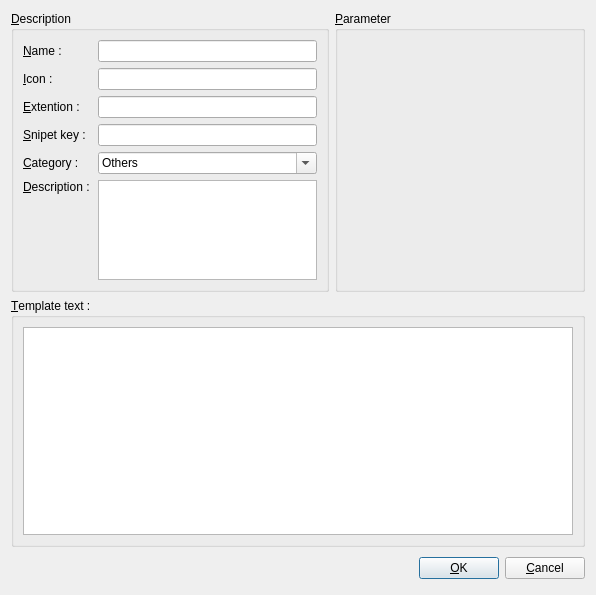
<ui version="4.0" >
 <class>SnipetDialog</class>
 <widget class="QDialog" name="SnipetDialog" >
  <property name="geometry" >
   <rect>
    <x>0</x>
    <y>0</y>
    <width>596</width>
    <height>595</height>
   </rect>
  </property>
  <property name="windowTitle" >
   <string>Template property</string>
  </property>
  <layout class="QGridLayout" >
   <item row="0" column="0" >
    <widget class="QGroupBox" name="groupBox" >
     <property name="title" >
      <string>&amp;Description</string>
     </property>
     <layout class="QGridLayout" >
      <property name="leftMargin" >
       <number>9</number>
      </property>
      <property name="topMargin" >
       <number>9</number>
      </property>
      <property name="rightMargin" >
       <number>9</number>
      </property>
      <property name="bottomMargin" >
       <number>9</number>
      </property>
      <property name="horizontalSpacing" >
       <number>6</number>
      </property>
      <property name="verticalSpacing" >
       <number>6</number>
      </property>
      <item row="4" column="0" >
       <widget class="QLabel" name="label_4" >
        <property name="text" >
         <string>&amp;Category :</string>
        </property>
        <property name="buddy" >
         <cstring>m_categoryComboBox</cstring>
        </property>
       </widget>
      </item>
      <item row="1" column="0" >
       <widget class="QLabel" name="label_2" >
        <property name="text" >
         <string>&amp;Icon :</string>
        </property>
        <property name="buddy" >
         <cstring>m_iconLineEdit</cstring>
        </property>
       </widget>
      </item>
      <item row="0" column="0" >
       <widget class="QLabel" name="label" >
        <property name="text" >
         <string>&amp;Name :</string>
        </property>
        <property name="buddy" >
         <cstring>m_nameLineEdit</cstring>
        </property>
       </widget>
      </item>
      <item row="5" column="2" >
       <widget class="QTextEdit" name="m_descriptionTextEdit" >
        <property name="sizePolicy" >
         <sizepolicy vsizetype="Maximum" hsizetype="Expanding" >
          <horstretch>0</horstretch>
          <verstretch>0</verstretch>
         </sizepolicy>
        </property>
        <property name="maximumSize" >
         <size>
          <width>16777215</width>
          <height>100</height>
         </size>
        </property>
        <property name="whatsThis" >
         <string>Long des descriptions of the snipet.</string>
        </property>
       </widget>
      </item>
      <item row="1" column="2" >
       <widget class="QLineEdit" name="m_iconLineEdit" >
        <property name="whatsThis" >
         <string>Path to an icon for the template. If the path begin by :/ the icon is looked in the &lt;b>XINX&lt;/b> resources</string>
        </property>
       </widget>
      </item>
      <item row="4" column="2" >
       <widget class="QComboBox" name="m_categoryComboBox" >
        <property name="whatsThis" >
         <string>Category where the snipet must be classed.</string>
        </property>
        <property name="editable" >
         <bool>true</bool>
        </property>
        <item>
         <property name="text" >
          <string>Others</string>
         </property>
        </item>
       </widget>
      </item>
      <item row="5" column="0" colspan="2" >
       <widget class="QLabel" name="label_3" >
        <property name="text" >
         <string>&amp;Description :</string>
        </property>
        <property name="alignment" >
         <set>Qt::AlignLeading|Qt::AlignLeft|Qt::AlignTop</set>
        </property>
        <property name="buddy" >
         <cstring>m_descriptionTextEdit</cstring>
        </property>
       </widget>
      </item>
      <item row="0" column="2" >
       <widget class="QLineEdit" name="m_nameLineEdit" >
        <property name="whatsThis" >
         <string>Name of the snipet used in to identify the snipet in menus.</string>
        </property>
       </widget>
      </item>
      <item row="3" column="2" >
       <widget class="QLineEdit" name="m_keyLineEdit" >
        <property name="whatsThis" >
         <string>Word key used to call the snipet in the &lt;b>XINX&lt;/b> editor. If no key is defined, it's not possible to call the template in the completion.</string>
        </property>
       </widget>
      </item>
      <item row="3" column="0" >
       <widget class="QLabel" name="label_5" >
        <property name="text" >
         <string>&amp;Snipet key :</string>
        </property>
        <property name="buddy" >
         <cstring>m_keyLineEdit</cstring>
        </property>
       </widget>
      </item>
      <item row="2" column="0" >
       <widget class="QLabel" name="label_6" >
        <property name="text" >
         <string>&amp;Extention :</string>
        </property>
        <property name="buddy" >
         <cstring>m_extLineEdit</cstring>
        </property>
       </widget>
      </item>
      <item row="2" column="2" >
       <widget class="QLineEdit" name="m_extLineEdit" >
        <property name="whatsThis" >
         <string>Extention to use for the syntax highlighter in the editor below.</string>
        </property>
       </widget>
      </item>
     </layout>
    </widget>
   </item>
   <item row="0" column="1" >
    <widget class="QGroupBox" name="m_paramGroupBox" >
     <property name="minimumSize" >
      <size>
       <width>250</width>
       <height>0</height>
      </size>
     </property>
     <property name="whatsThis" >
      <string>List of name parameter used by the template. The first parameter replace the key word %1, the second parameter replace the key word %2, ...</string>
     </property>
     <property name="title" >
      <string>&amp;Parameter</string>
     </property>
    </widget>
   </item>
   <item row="1" column="0" colspan="2" >
    <widget class="QGroupBox" name="m_templateGroupBox" >
     <property name="title" >
      <string>&amp;Template text :</string>
     </property>
     <layout class="QGridLayout" >
      <item row="0" column="0" >
       <widget class="QTextEdit" name="m_textEdit" >
        <property name="whatsThis" >
         <string>Templat to show to screen. In this template you can define parameter by used &lt;i>%n&lt;/i> keyword where &lt;i>n&lt;/i> is a number. More sophisticate snipet can use ECMAScript. Balise &lt;i>&amp;lt;?= ?&amp;gt;&lt;/i> is used to call script and show the text returned by the script. &lt;i>&amp;lt;?    ?&amp;gt;&lt;/i> can be used to init the script and make some pre-process.</string>
        </property>
        <property name="lineWrapMode" >
         <enum>QTextEdit::NoWrap</enum>
        </property>
       </widget>
      </item>
     </layout>
    </widget>
   </item>
   <item row="2" column="0" colspan="2" >
    <layout class="QHBoxLayout" >
     <property name="spacing" >
      <number>6</number>
     </property>
     <property name="leftMargin" >
      <number>0</number>
     </property>
     <property name="topMargin" >
      <number>0</number>
     </property>
     <property name="rightMargin" >
      <number>0</number>
     </property>
     <property name="bottomMargin" >
      <number>0</number>
     </property>
     <item>
      <spacer>
       <property name="orientation" >
        <enum>Qt::Horizontal</enum>
       </property>
       <property name="sizeHint" >
        <size>
         <width>131</width>
         <height>31</height>
        </size>
       </property>
      </spacer>
     </item>
     <item>
      <widget class="QPushButton" name="okButton" >
       <property name="text" >
        <string>&amp;OK</string>
       </property>
       <property name="icon" >
        <iconset resource="../application.qrc" >:/images/button_ok.png</iconset>
       </property>
      </widget>
     </item>
     <item>
      <widget class="QPushButton" name="cancelButton" >
       <property name="text" >
        <string>&amp;Cancel</string>
       </property>
       <property name="icon" >
        <iconset resource="../application.qrc" >:/images/button_cancel.png</iconset>
       </property>
      </widget>
     </item>
    </layout>
   </item>
  </layout>
 </widget>
 <tabstops>
  <tabstop>m_nameLineEdit</tabstop>
  <tabstop>m_iconLineEdit</tabstop>
  <tabstop>m_extLineEdit</tabstop>
  <tabstop>m_keyLineEdit</tabstop>
  <tabstop>m_categoryComboBox</tabstop>
  <tabstop>m_descriptionTextEdit</tabstop>
  <tabstop>m_textEdit</tabstop>
  <tabstop>okButton</tabstop>
  <tabstop>cancelButton</tabstop>
 </tabstops>
 <resources>
  <include location="../application.qrc" />
 </resources>
 <connections>
  <connection>
   <sender>okButton</sender>
   <signal>clicked()</signal>
   <receiver>SnipetDialog</receiver>
   <slot>accept()</slot>
   <hints>
    <hint type="sourcelabel" >
     <x>278</x>
     <y>253</y>
    </hint>
    <hint type="destinationlabel" >
     <x>96</x>
     <y>254</y>
    </hint>
   </hints>
  </connection>
  <connection>
   <sender>cancelButton</sender>
   <signal>clicked()</signal>
   <receiver>SnipetDialog</receiver>
   <slot>reject()</slot>
   <hints>
    <hint type="sourcelabel" >
     <x>369</x>
     <y>253</y>
    </hint>
    <hint type="destinationlabel" >
     <x>179</x>
     <y>282</y>
    </hint>
   </hints>
  </connection>
 </connections>
</ui>
